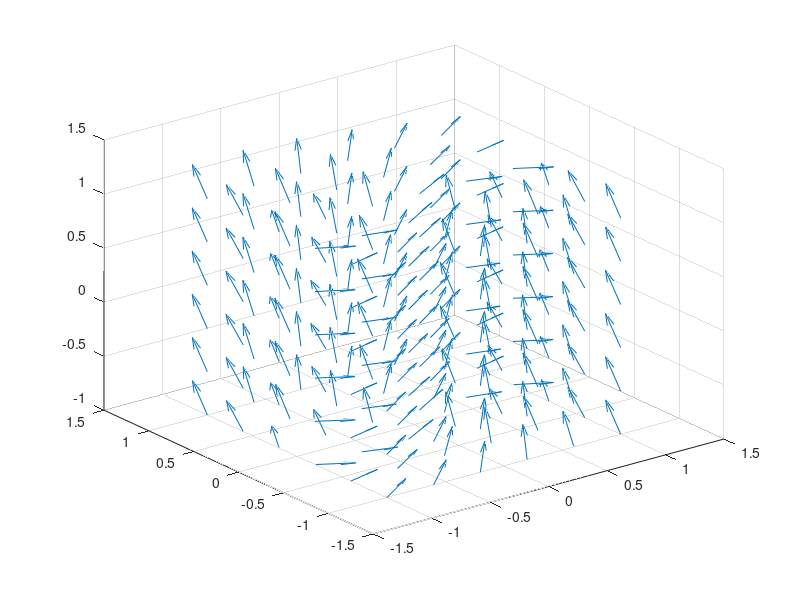

The MATLAB script that drew this image:
clear; clc; close all;

u = @(x,y,z,t) 2*x.^2*t - x.*y + z.^2;
v = @(x,y,z,t) x.^2 - 4*x.*y*t^2 + y.^2;
w = @(x,y,z,t) 2*x.*y - y.*z + y.^2*t^3;

x = linspace(-1,1,6);
y = linspace(-1,1,6);
z = linspace(-1,1,6);

[x,y,z] = meshgrid(x,y,z);
for t = 0:0.1:5
    U = u(x,y,z,t);
    V = v(x,y,z,t);
    W = w(x,y,z,t);

    Umag = sqrt(U.^2+V.^2+W.^2);

    quiver3(x,y,z,U./Umag,V./Umag,W./Umag)
    drawnow
end
